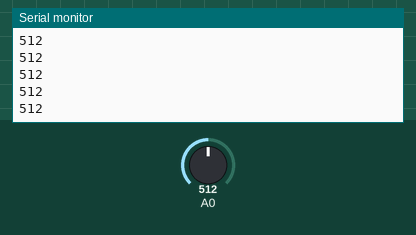
Bench run of a sketch on a simulated Arduino Uno, built with avr-gcc and run on an emulated ATmega328P. Shown: the last lines printed to the serial monitor. Inputs (shaded band) come from the test bench; at power-on: A0 = 512.

Above: at 1.2 s.
1.3 s: A0 set to 716
At 1.8 s:
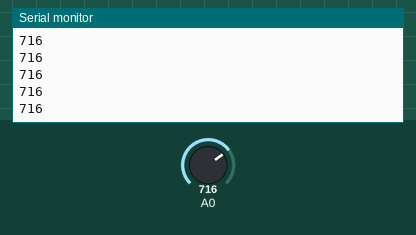
2.8 s: A0 set to 900
At 3.5 s:
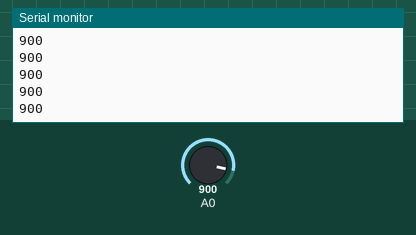
Timing chart, 0 to 5.8 s (numbered marks = the images above; inputs shaded):
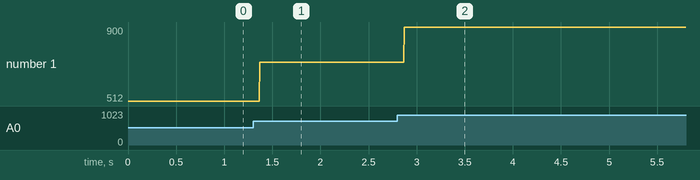

Measured:
- after the input at 1.3 s, the serial monitor: prints a new line after 0.07 s (image 1)
- after the input at 2.8 s, the serial monitor: prints a new line after 0.07 s (image 2)
- plotted number 1: 512 → 716 after the input at 1.3 s, 716 → 900 after the input at 2.8 s

The sketch:

read_test.ino
```cpp
void setup() {
  Serial.begin(9600);
}

void loop() {
  int buttonState = analogRead(A0);
  Serial.println(buttonState);
  delay(1);

}
```
